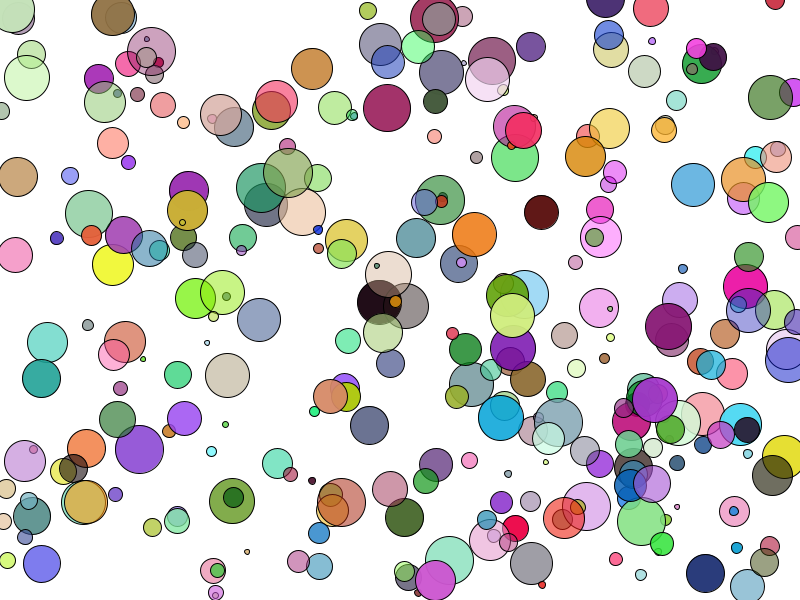
Frame 1 (no input)
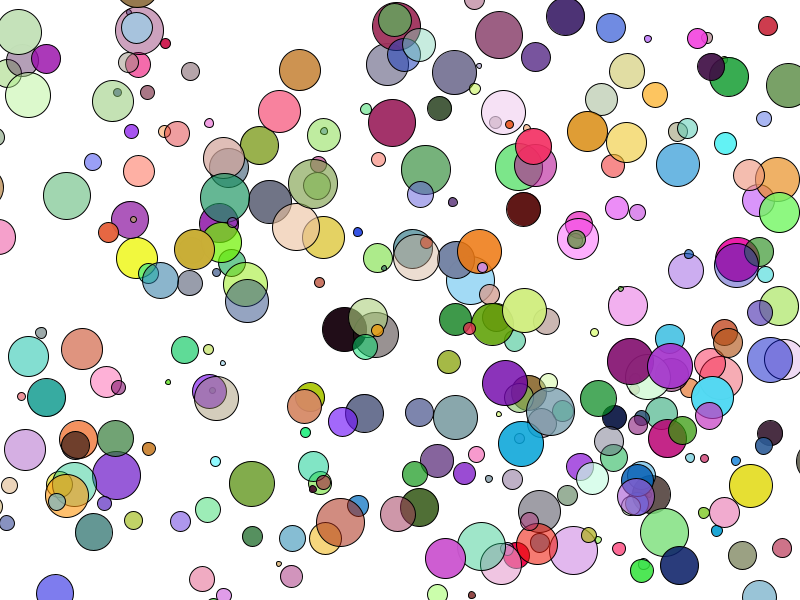
Frame 60 (the mouse pressed at the canvas centre just before this capture)
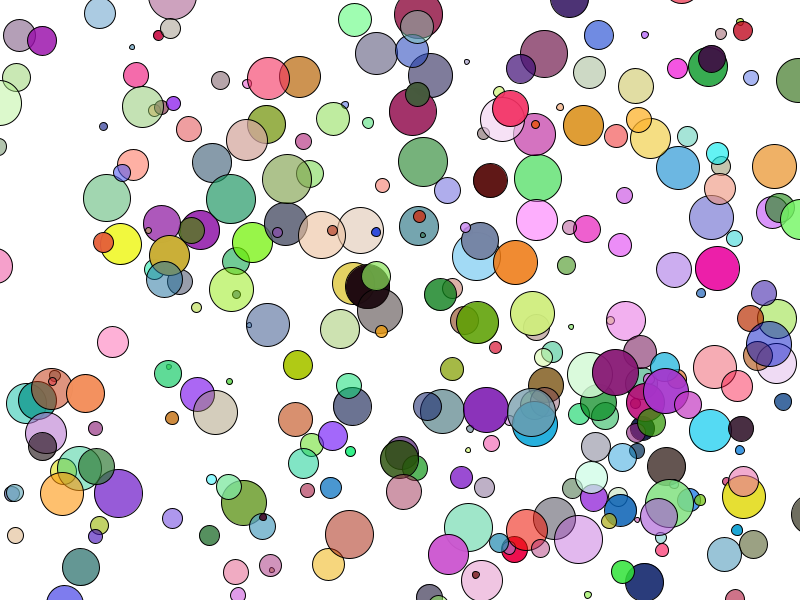
Frame 120 (the mouse held since frame 60 and released just before this capture)

The Processing sketch that drew these frames (run headless with seeded random() and noise(); from frame 60 on, the mouse is pressed at the canvas centre):

// Processing sketch: processing_121637
// ── processing_121637.pde



JitterBug[] bugs = new JitterBug[300];
 
void setup() {
  size(800, 600);
  smooth();
  for (int i = 0; i < bugs.length; i++) {
    float x = random(width);
    float y = random(height);
    int radius = (int)random(5,50);
    color col = color((int)random(255),(int)random(255),(int)random(255),(int)random(100,255));
    bugs[i] = new JitterBug(x, y, radius, col);
  }
}
 
void draw() {
  background(255);
  for (int i = 0; i < bugs.length; i++) {
    bugs[i].move();
    bugs[i].display();
  }
}

class JitterBug {
 
  float x;
  float y;
  color c;
  int diameter;
  float speed = 5;
 
  JitterBug(float tempX, float tempY, int tempDiameter, color c1) {
    x = tempX;
    y = tempY;
    diameter = tempDiameter;
    c = c1;
  }
 
  void move() {
    x += random(-speed, speed);
    y += random(-speed, speed);
  }
 
  void display() {
    fill(c);
    ellipse(x, y, diameter, diameter);
  }
 
}
